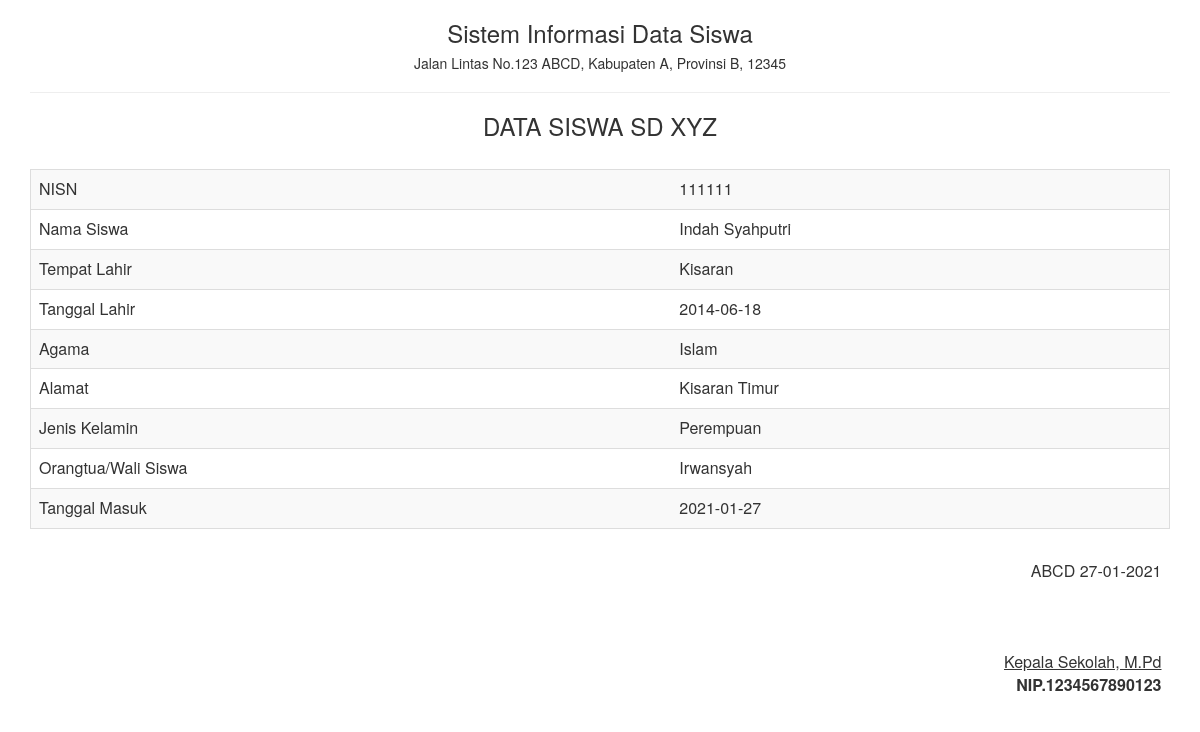
/report/datasiswa_satu.php?id=111111, run on the app's committed database.
### tables this page shows
CREATE TABLE IF NOT EXISTS `tbl_datasiswa` (
  `NISN` int(255) NOT NULL,
  `Nama_Siswa` varchar(255) NOT NULL,
  `tempat_lahir` varchar(255) DEFAULT NULL,
  `tgl_lahir` date NOT NULL,
  `agama` varchar(255) DEFAULT NULL,
  `alamat` text,
  `jenis_kelamin` varchar(255) DEFAULT NULL,
  `orangtua_siswa` varchar(255) DEFAULT NULL,
  `Tgl_masuk` date NOT NULL,
  PRIMARY KEY (`NISN`)
);

### report/datasiswa_satu.php (the view, shortened to what this page needs)
<!DOCTYPE html>
<html>
    <head>
        <link href="../Assets/css/bootstrap.min.css" rel="stylesheet" type="text/css"/>
    </head>
    <body onload="print()">
        <?php
        include '../config/koneksi.php';
        $sql = "SELECT * FROM tbl_datasiswa WHERE NISN='" . $_GET ['id'] . "'";
        $query = mysqli_query($koneksi, $sql) or die("SQL Detail error");
        $data = mysqli_fetch_array($query);
        ?>
        <div class="container">
            <div class='row'>
                <div class="col-sm-12">
                    <div class="text-center">
                       <h3>Sistem Informasi Data Siswa </h3>
                        <h5>Jalan Lintas No.123 ABCD, Kabupaten A, Provinsi B, 12345</h5>
                        <hr>
                        <h3>DATA SISWA SD XYZ</h3> <br>
                        <table class="table  table-striped table-hover">
                            <tbody>
                                 <tr class="table-bordered ">
                                    <td >NISN</td> <td><?= $data['NISN'] ?></td>
                                </tr>
                                <tr class="table-bordered ">
                                    <td>Nama Siswa</td> <td><?= $data['Nama_Siswa'] ?></td>
                                </tr>
                                <tr class="table-bordered ">
                                    <td>Tempat Lahir</td> <td><?= $data['tempat_lahir'] ?></td>
                                </tr>
                                <tr class="table-bordered ">
                                    <td>Tanggal Lahir</td> <td><?= $data['tgl_lahir'] ?></td>
                                </tr>
                                <tr class="table-bordered ">
                                    <td>Agama</td> <td><?= $data['agama'] ?></td>
                                </tr>
                                <tr class="table-bordered ">
                                    <td>Alamat</td> <td><?= $data['alamat'] ?></td>
                                </tr>
                                <tr class="table-bordered ">
                                    <td>Jenis Kelamin</td> <td><?= $data['jenis_kelamin'] ?></td>
                                </tr>
                                <tr class="table-bordered ">
                                    <td>Orangtua/Wali Siswa</td> <td><?= $data['orangtua_siswa'] ?></td>
                                </tr>
                                <tr class="table-bordered ">
                                    <td>Tanggal Masuk</td> <td><?= $data['Tgl_masuk'] ?></td>
                                </tr>
                            </tbody>
                            <tfoot>
                                <tr>
                                    <td colspan="10" class="text-right"><br>
                                        ABCD  <?= date("d-m-Y") ?>
                                        <br><br><br><br>
                                        <u>Kepala Sekolah, M.Pd<strong></u><br>
                                        NIP.1234567890123
                                    </td>
                                </tr>
                            </tfoot>
                        </table>
                    </div>
                </div>
            </div>
    </body>
</html>

### data on the page
tbl_datasiswa: NISN "111111", Nama_Siswa "Indah Syahputri", tempat_lahir "Kisaran", tgl_lahir "2014-06-18", agama "Islam", alamat "Kisaran Timur", jenis_kelamin "Perempuan", orangtua_siswa "Irwansyah", Tgl_masuk "2021-01-27"
